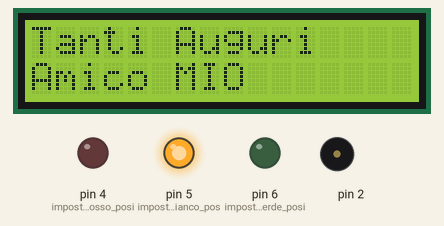
Recording of a sketch running on a simulated Arduino Uno, built with avr-gcc and run on an emulated ATmega328P. Parts: 16×2 character LCD, output pins drawn as LEDs (lit = HIGH), buzzer (waves = sounding). Random numbers use the default seed unless the sketch sets one.

Above: at 0.24 s.
At 1.6 s:
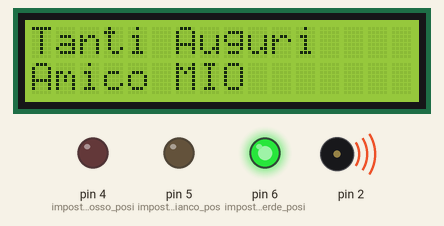
At 8.0 s:
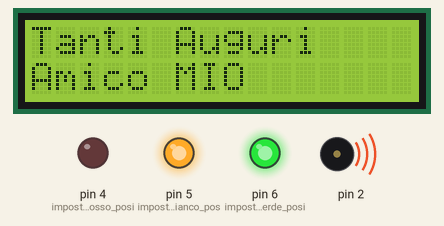
At 13.2 s:
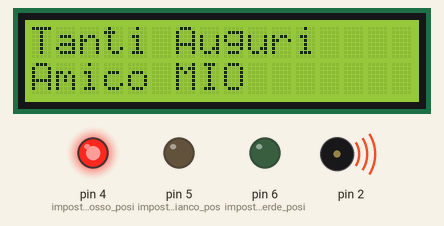
At 20.2 s:
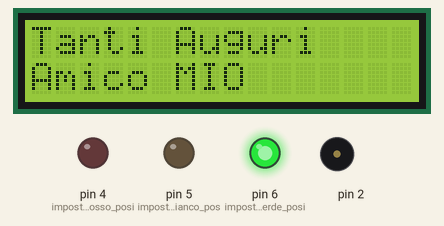
At 31.8 s:
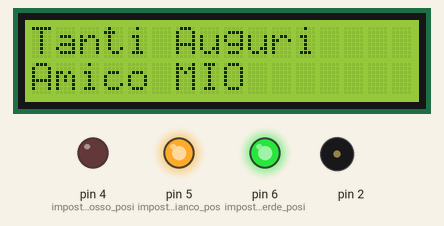
Timing chart, 0 to 40.0 s (numbered marks = the images above):
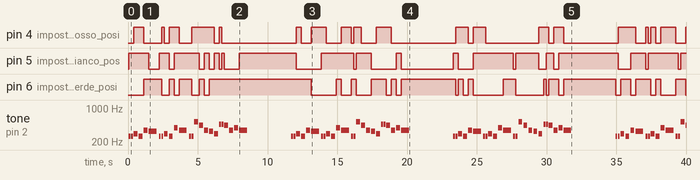

The sketch:

auguri.ino
```cpp
#include <LiquidCrystal.h> //libreria per utilizzare a pieno le potenzialità del display
LiquidCrystal lcd(7, 8, 9, 10, 11, 12); //i digital pin utilizzati dal display LCD

#include "pitches.h" //libreria per utilizzare le note

//spartito della canzone happy birthday to you
int melody[] = {
  NOTE_C4, NOTE_C4, NOTE_D4, NOTE_C4, NOTE_F4, NOTE_E4, NOTE_C4, NOTE_C4, NOTE_D4, NOTE_C4, NOTE_G4, NOTE_F4, NOTE_C4, NOTE_C4, NOTE_C5, NOTE_A4, NOTE_F4, NOTE_E4, NOTE_D4, NOTE_AS4, NOTE_AS4, NOTE_A4, NOTE_F4, NOTE_G4, NOTE_F4
};

//durata note
int noteDurations[] = {
  8, 8, 4, 4, 4, 2, 8, 8, 4, 4, 4, 2, 8, 8, 4, 4, 4, 4, 4, 8, 8, 4, 4, 4, 2,
};

void setup() {
  lcd.begin(16,2);  // colonne e righe che compongono il display
  lcd.setCursor(0,0); //posiziono il cursore alla prima riga
  lcd.print("Tanti Auguri"); //sul display compare la scritta Tanti Auguri
  lcd.setCursor(0,1); //posiziono il cursore nella seconda riga
  lcd.print("Amico MIO"); //sul display compare la scritta Amico Mio

  pinMode (4, OUTPUT); //imposto il led rosso posizionato al pin digitale 4 come output
  pinMode (5, OUTPUT); //imposto il led bianco posizionato al pin digitale 5 come output
  pinMode (6, OUTPUT); //imposto il led verde posizionato al pin digitale 6 come output
}

void loop() {

  for (int thisNote = 0 ; thisNote < 25 ; thisNote++) {
    int randomLight1 = random(4, 7); //tale istruzione genera un numero casuale tra 4 e 6
    int randomLight2 = random(4, 7); //tale istruzione genera un numero casuale tra 4 e 6
    int randomLight3 = random(4, 7); //tale istruzione genera un numero casuale tra 4 e 6

    digitalWrite (randomLight1, HIGH); //accensione di un LED Casuale
    digitalWrite (randomLight2, HIGH); //accensione di un LED Casuale

    digitalWrite (randomLight3, LOW); //spegnimento di un led casuale
    //digitalWrite (random(4, 7), LOW);

    int noteDuration = 1130/noteDurations[thisNote]; //durata note
    tone (2, melody[thisNote], noteDuration); //il buzzer produce un nota

    int pause = noteDuration * 1.275;
    delay (pause); //intervallo di tempo tra due note

    noTone(2); //il buzzer non produce alcun suono


  }

  delay(3000);
    digitalWrite(4, LOW); //spengo il led rosso
    digitalWrite(5, LOW); //spengo il led bianco
    digitalWrite(6, LOW);//spengo il led verde


}
```

Measured:
- by itself, pin 6 (imposto_il_led_verde_posi): LOW → HIGH at 1.1 s, → LOW 1.3 s later, → HIGH 0.54 s later, → LOW 0.36 s later, … (40 changes in this stretch)
- by itself, pin 4 (imposto_il_led_rosso_posi): LOW → HIGH at 0.42 s, → LOW 0.72 s later, → HIGH 1.3 s later, → LOW 0.18 s later, … (37 changes in this stretch)
